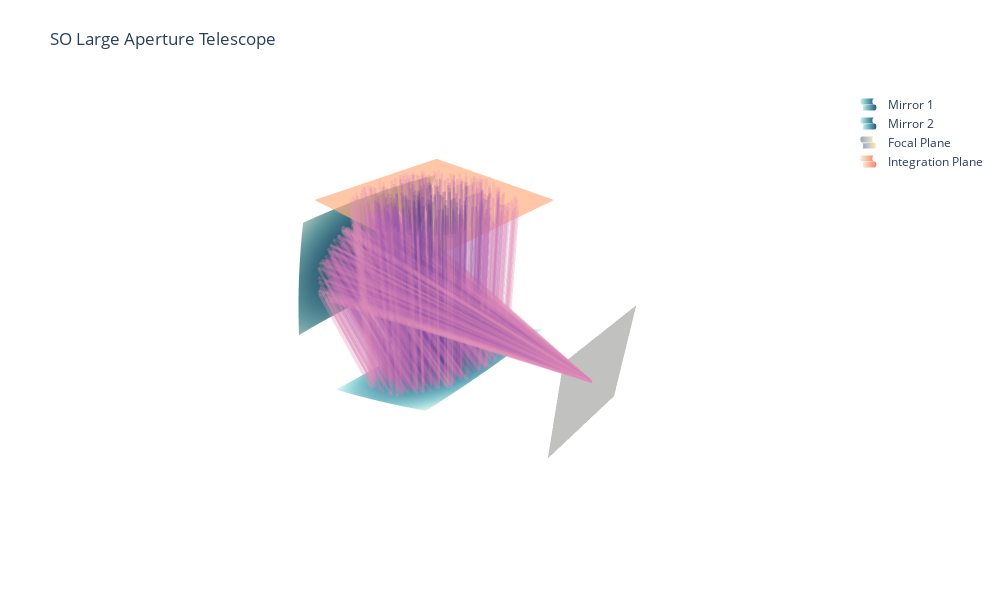

Here is the notebook cell this chart was saved with:
### Code cell
# here we show the simulated rays
tele_geo.draw_setup()
tele_geo.draw_rays(apout)
tele_geo.show_figure()
# tele_geo.figure.write_html('figure_rays.html', auto_open=True)
